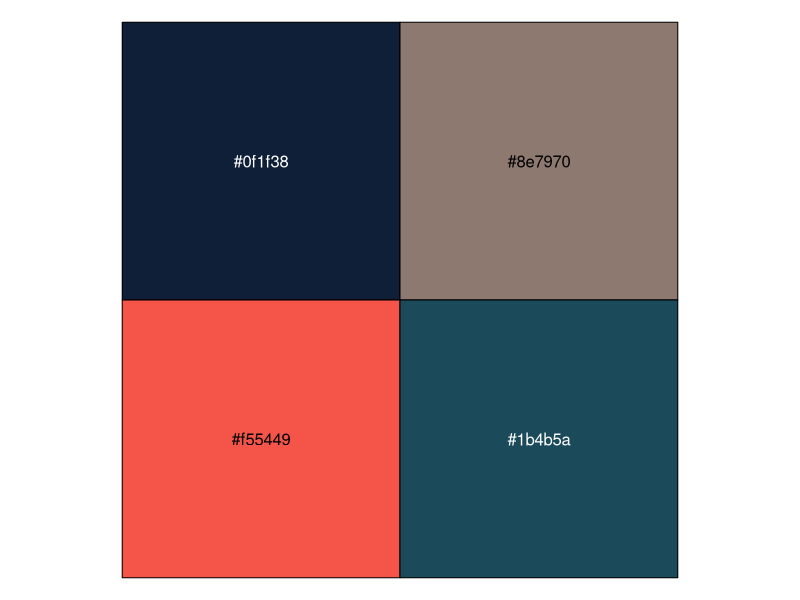
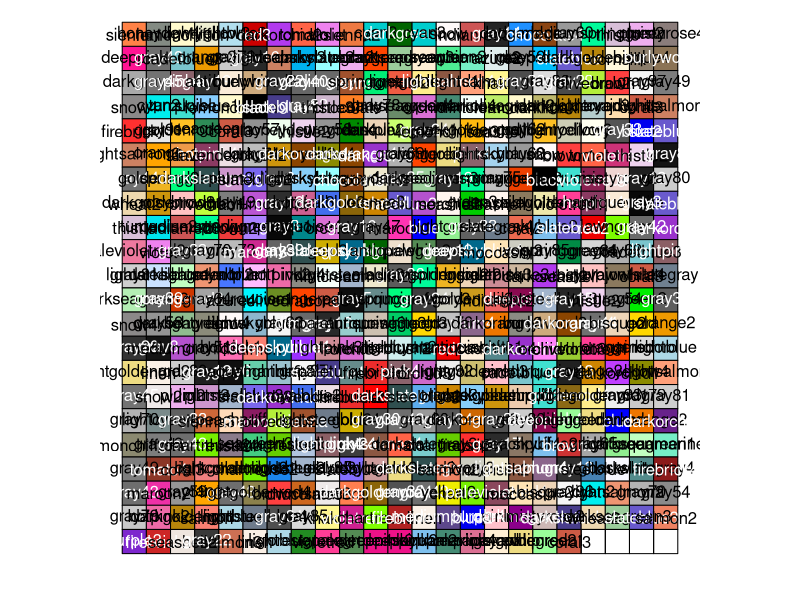
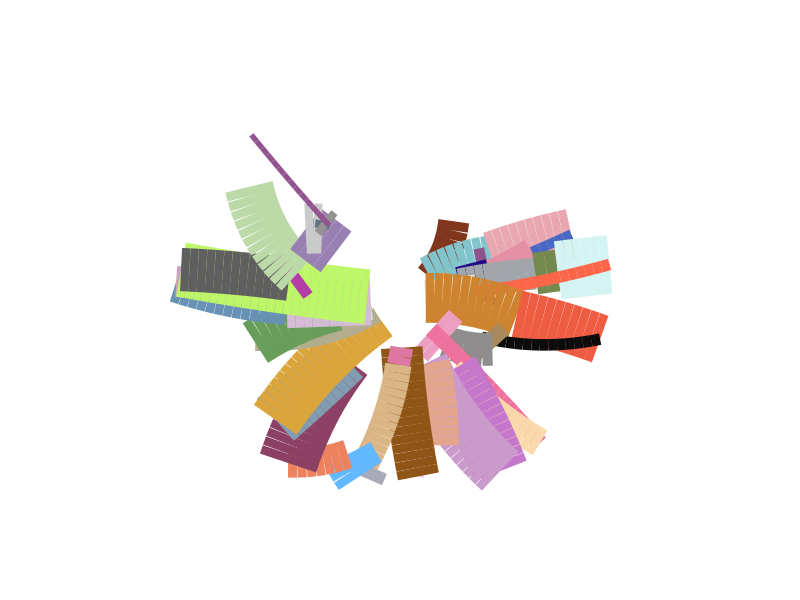
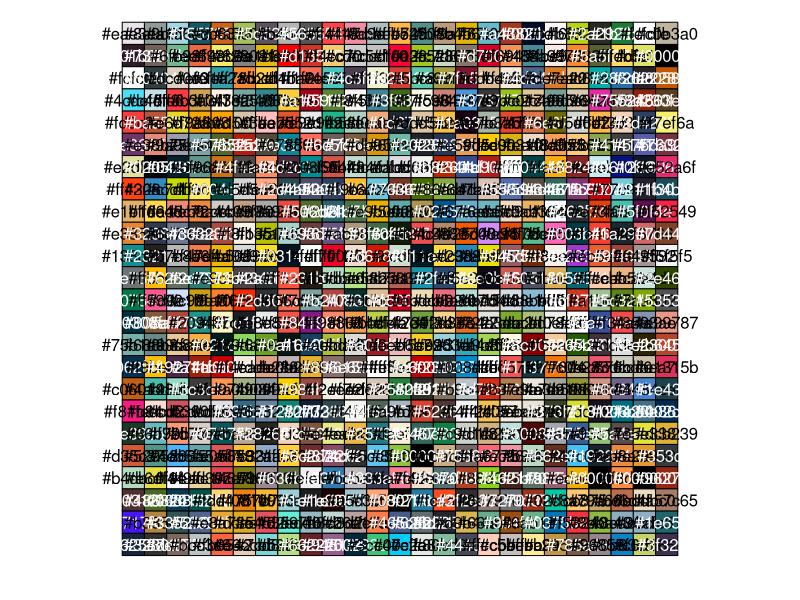

Here is the R script that generated these plots, in order:
library(ggthemes)
library(scales)
library(tidyverse)


# the original function from the first session
sample_canva <- function(seed = NULL) {
  if(!is.null(seed)) set.seed(seed)
  sample(ggthemes::canva_palettes, 1)[[1]]
}

# the extended function used in later sessions
sample_canva2 <- function(seed = NULL, n = 4) {
  if(!is.null(seed)) set.seed(seed)
  sample(ggthemes::canva_palettes, 1)[[1]] |>
    (\(x) colorRampPalette(x)(n))()  
}

show_col(sample_canva())


#2. 

sample_named_colours <- function(n) {
  all <- colors(distinct = TRUE)  #randomizing all the colors
  sample_colours <- sample(all, n, replace = TRUE)  #replacing the n colors
  return(sample_colours) #returning sample colors to randomize the colors
}
show_col(sample_named_colours())

polar_art <- function(seed, n) {
  
  # set the state of the random number generator
  set.seed(seed)
  
  # data frame containing random values for 
  # aesthetics we might want to use in the art
  dat <- tibble(
    x0 = runif(n),
    y0 = runif(n),
    x1 = x0 + runif(n, min = -.2, max = .2),
    y1 = y0 + runif(n, min = -.2, max = .2),
    shade = runif(n), 
    size = runif(n)
  )
  
  # plot segments in various colours, using 
  # polar coordinates and a gradient palette
  dat |> 
    ggplot(aes(
      x = x0,
      y = y0,
      xend = x1,
      yend = y1,
      colour = shade,
      size = size
    )) +
    geom_line(show.legend = FALSE) + #editing it so that the plot creates lines instead of circles
    coord_polar() +
    scale_y_continuous(expand = c(0, 0)) +
    scale_x_continuous(expand = c(0, 0)) + 
    scale_colour_gradientn(colours = sample_named_colours()) + #changing to sample_named_coloours instead of palette
    scale_size(range = c(0, 20)) + #changing the scale size to make the elements bigger
    theme_void()
}

polar_art(
  seed = 2, 
  n = 50
)

#3. 

sample_canva <- function(n) {
  all_colours <- unlist(ggthemes::canva_palettes)  #calling vector of 600 colors
  sampled_colours <- sample(all_colours, n) #sampling n colors without replacement
  return(sampled_colours)
}
show_col(sample_canva())

